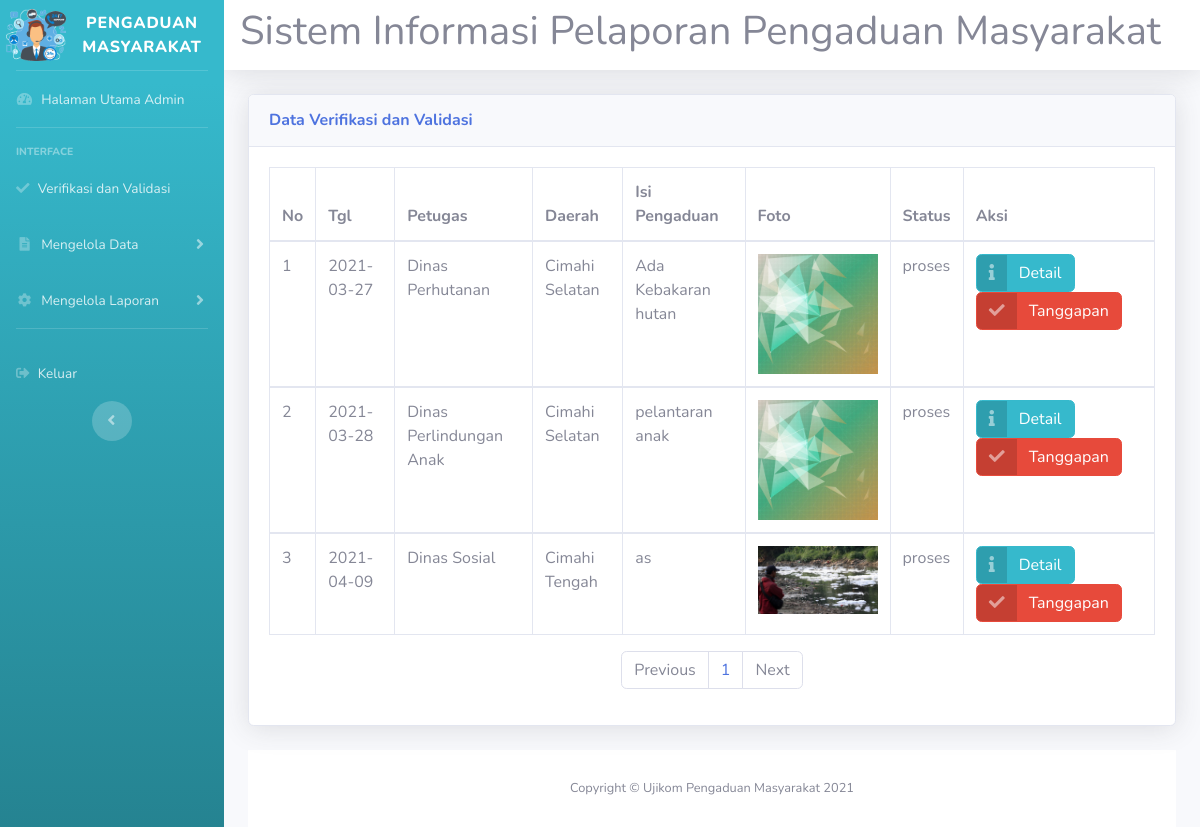
Page /aplikasi_pengaduanmasyarakat/admin/rifki_admin.php?url=rifki_verifikasi on the committed database.
### tables this page shows
CREATE TABLE `rifki_pengaduan` (
  `rifki_id_pengaduan` int(11) NOT NULL,
  `rifki_tgl_pengaduan` date NOT NULL,
  `rifki_nik` char(16) NOT NULL,
  `rifki_petugasdinas` varchar(30) NOT NULL,
  `rifki_daerah` varchar(32) NOT NULL,
  `rifki_isi_laporan` text NOT NULL,
  `rifki_foto` varchar(255) NOT NULL,
  `rifki_status` enum('Belum','proses','selesai') NOT NULL
);

### aplikasi_pengaduanmasyarakat/admin/rifki_verifikasi.php (the view, shortened to what this page needs)
<!DOCTYPE html>
<html lang="en">
<head>
  <link href="vendor/fontawesome-free/css/all.min.css" rel="stylesheet" type="text/css">
  <link href="css/sb-admin-2.min.css" rel="stylesheet">
</head>
<body id="page-top">
          <div class="card shadow mb-4">
            <div class="card-header py-3">
              <h6 class="m-0 font-weight-bold text-primary">Data Verifikasi dan Validasi</h6>
            </div>
            <div class="card-body">
              <div class="table-responsive">
                <table class="table table-bordered" id="dataTable" width="100%" cellspacing="0">
                  <thead>
                    <tr>
                      <th>No</th>
                      <th>Tgl</th>
                      <th>Petugas</th>
                      <th>Daerah</th>
                      <th>Isi Pengaduan</th>
                      <th>Foto</th>
                      <th>Status</th>
                      <th>Aksi</th>
                    </tr>
                  </thead>
                  <?php
                  include '../rifki_koneksi.php';
                  $batas = 10;
                  $halaman = isset($_GET['halaman'])?(int)$_GET['halaman'] : 1;
                  $halaman_awal = ($halaman>1) ? ($halaman * $batas) - $batas : 0;
                  $previous = $halaman - 1;
                  $next = $halaman + 1;
                  $data = mysqli_query($koneksi,"select * from rifki_petugas");
                  $jumlah_data = mysqli_num_rows($data);
                  $total_halaman = ceil($jumlah_data / $batas);
                  $no_urut = 0;
                  $query = mysqli_query($koneksi,"SELECT * FROM rifki_pengaduan WHERE rifki_status='proses' limit $halaman_awal, $batas");
                  while ($data=mysqli_fetch_array($query)) {
                  $no_urut++;
                  ?>
                  <tbody>
                    <tr>
                      <td><?php echo $no_urut?></td>
                      <td><?php echo $data['rifki_tgl_pengaduan']?></td>
                      <td><?php echo $data['rifki_petugasdinas']?></td>
                      <td><?php echo $data['rifki_daerah']?></td>
                      <td><?php echo $data['rifki_isi_laporan']?></td>
                      <td><img src="../foto/<?php echo $data['rifki_foto']; ?>" style="width: 120px;"></td>
                      <td><?php echo $data['rifki_status']?></td>
                      <td>
                        <a href="?url=rifki_detailverifikasi&id=<?php echo $data['rifki_id_pengaduan'] ?>" class="btn btn-info btn-icon-split">
                          <span class="icon text-white-50">
                            <i class="fas fa-info"></i>
                          </span>
                          <span class="text">Detail</span>
                        </a>
                        <a href="?url=rifki_tanggapan&id=<?php echo $data['rifki_id_pengaduan'] ?>" class="btn btn-danger btn-icon-split">
                          <span class="icon text-white-50">
                            <i class="fas fa-check"></i>
                          </span>
                          <span class="text">Tanggapan</span>
                        </a>
                      </td>
                    </tr>
                    <?php
}
?>
                    </tbody>
                  </table>
                  <nav>
      <ul class="pagination justify-content-center">
        <li class="page-item">
          <a class="page-link" <?php if($halaman > 1){ echo "href='?url=rifki_verifikasi&halaman=$previous'"; } ?>>Previous</a>
        </li>
        <?php
        for($x=1;$x<=$total_halaman;$x++){
          ?>
          <li class="page-item"><a class="page-link" href="?url=rifki_verifikasi&halaman=<?php echo $x ?>"><?php echo $x; ?></a></li>
          <?php
        }
        ?>
        <li class="page-item">
          <a  class="page-link" <?php if($halaman < $total_halaman) { echo "href='?url=rifki_verifikasi&halaman=$next'"; } ?>>Next</a>
        </li>
      </ul>
    </nav>
                </div>
</body>
</html>

### rows in the picture
rifki_pengaduan: rifki_tgl_pengaduan "2021-03-27", rifki_petugasdinas "Dinas Perhutanan", rifki_daerah "Cimahi Selatan", rifki_isi_laporan "Ada Kebakaran hutan", rifki_foto (picture), rifki_status "proses"
rifki_pengaduan: rifki_tgl_pengaduan "2021-03-28", rifki_petugasdinas "Dinas Perlindungan Anak", rifki_daerah "Cimahi Selatan", rifki_isi_laporan "pelantaran anak", rifki_foto (picture), rifki_status "proses"
rifki_pengaduan: rifki_tgl_pengaduan "2021-04-09", rifki_petugasdinas "Dinas Sosial", rifki_daerah "Cimahi Tengah", rifki_isi_laporan "as", rifki_foto (picture), rifki_status "proses"
